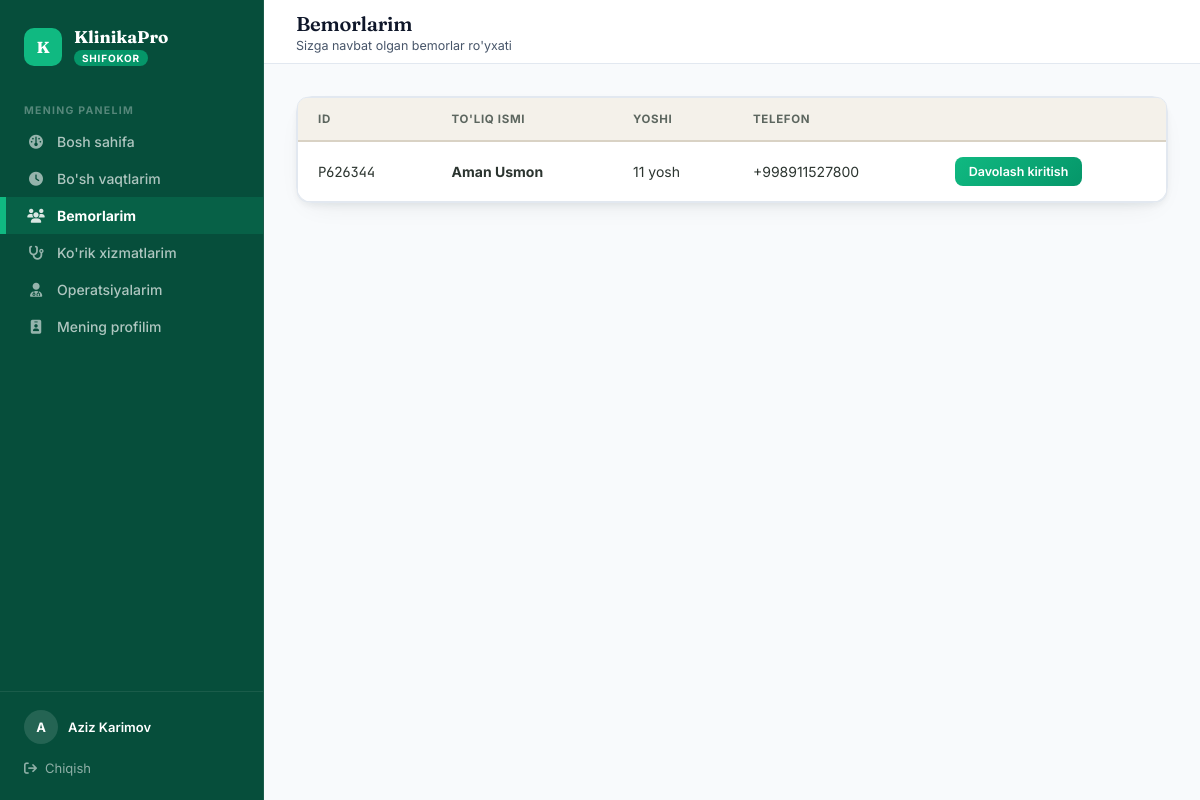
Screenshot of /doctors/panel/patients/ (signed in) with the database file from the repository.
### accounts/models.py (models this page shows, shortened)
class User(AbstractUser):
    ROLE_CHOICES = [
        ('admin', 'Administrator'),
        ('doctor', 'Shifokor'),
        ('patient', 'Bemor'),
    ]
    role = models.CharField(max_length=10, choices=ROLE_CHOICES, default='patient')
    phone = models.CharField(max_length=20, blank=True)

### patients/models.py (models this page shows, shortened)
class Patient(models.Model):
    GENDER_CHOICES = [('M', 'Erkak'), ('F', 'Ayol')]
    user = models.OneToOneField(settings.AUTH_USER_MODEL, on_delete=models.CASCADE, related_name='patient_profile')
    patient_id = models.CharField(max_length=20, unique=True, default=generate_patient_id, verbose_name="Bemor ID")
    first_name = models.CharField(max_length=100, verbose_name="Ism")
    last_name = models.CharField(max_length=100, verbose_name="Familiya")
    gender = models.CharField(max_length=1, choices=GENDER_CHOICES, verbose_name="Jinsi")
    birth_date = models.DateField(verbose_name="Tug'ilgan sana")
    phone = models.CharField(max_length=20, verbose_name="Telefon")
    address = models.TextField(blank=True, verbose_name="Manzil")
    blood_type = models.CharField(max_length=5, blank=True, verbose_name="Qon guruhi")
    allergies = models.TextField(blank=True, verbose_name="Allergiyalar")
    has_booked = models.BooleanField(default=False, verbose_name="Birinchi navbatni band qilganmi")
    registered_at = models.DateTimeField(auto_now_add=True)
    @property
    def full_name(self):
        return f"{self.last_name} {self.first_name}"
    @property
    def age(self):
        from datetime import date
        today = date.today()
        return today.year - self.birth_date.year - ((today.month, today.day) < (self.birth_date.month, self.birth_date.day))
    class Meta:
        verbose_name = "Bemor"
        verbose_name_plural = "Bemorlar"

### doctors/views.py (the view)
# urls.py: path('panel/patients/', views.doctor_patients, name='doctor_patients'),
@login_required
@role_required('doctor')
def doctor_patients(request):
    doctor = request.user.doctor_profile
    from patients.models import Patient
    patient_ids = doctor.appointments.values_list('patient_id', flat=True).distinct()
    patients = Patient.objects.filter(id__in=patient_ids)
    return render(request, 'doctors/patients.html', {'patients': patients, 'doctor': doctor})

### templates/doctors/patients.html (shortened to what this page needs)
{% extends "base.html" %}
{% block page_title %}Bemorlarim{% endblock %}
{% block page_sub %}<div class="sub">Sizga navbat olgan bemorlar ro'yxati</div>{% endblock %}
{% block content %}
<div class="panel">
  <div class="tbl-wrap">
    <table>
      <thead><tr><th>ID</th><th>To'liq ismi</th><th>Yoshi</th><th>Telefon</th><th></th></tr></thead>
      <tbody>
      {% for p in patients %}
      <tr>
        <td class="mono">{{ p.patient_id }}</td>
        <td><strong>{{ p.full_name }}</strong></td>
        <td>{{ p.age }} yosh</td>
        <td>{{ p.phone }}</td>
        <td><a href="{% url "treatment_create" p.pk %}" class="btn btn-primary btn-sm">Davolash kiritish</a></td>
      </tr>
      {% empty %}
      <tr><td colspan="5" class="empty-row"><i class="fa-solid fa-users"></i>Hali bemor yo'q</td></tr>
      {% endfor %}
      </tbody>
    </table>
  </div>
</div>
{% endblock %}

### templates/base.html (shortened to what this page needs)
<!DOCTYPE html>
<html lang="uz">
<head>
<link href="https://cdnjs.cloudflare.com/ajax/libs/font-awesome/6.4.0/css/all.min.css" rel="stylesheet">
</head>
<body>
{% if user.is_authenticated %}
<nav class="sidebar">
  <div class="sb-brand">
    <div class="sb-mark">K</div>
    <div>
      <div class="sb-name">KlinikaPro</div>
      <span class="sb-role-tag {{ user.role }}">{{ user.get_role_display }}</span>
    </div>
  </div>
  {% if user.role == 'admin' %}
  <div class="sb-section">Asosiy</div>
  <a href="{% url 'admin_dashboard' %}" class="sb-link {% if request.resolver_match.url_name == 'admin_dashboard' %}active{% endif %}"><i class="fa-solid fa-gauge"></i> Bosh sahifa</a>
  <div class="sb-section">Odamlar</div>
  <a href="{% url 'doctors' %}" class="sb-link {% if request.resolver_match.url_name == 'doctors' or request.resolver_match.url_name == 'doctor_add' or request.resolver_match.url_name == 'doctor_detail_admin' or request.resolver_match.url_name == 'doctor_credentials' %}active{% endif %}"><i class="fa-solid fa-user-doctor"></i> Shifokorlar</a>
  <a href="{% url 'doctor_services_admin' %}" class="sb-link {% if request.resolver_match.url_name == 'doctor_services_admin' %}active{% endif %}"><i class="fa-solid fa-stethoscope"></i> Shifokor xizmatlari</a>
  <a href="{% url 'patients' %}" class="sb-link {% if request.resolver_match.url_name == 'patients' or request.resolver_match.url_name == 'patient_detail_admin' %}active{% endif %}"><i class="fa-solid fa-users"></i> Bemorlar</a>
  <a href="{% url 'appointment_list_admin' %}" class="sb-link {% if request.resolver_match.url_name == 'appointment_list_admin' %}active{% endif %}"><i class="fa-solid fa-calendar-check"></i> Navbatlar</a>
  <div class="sb-section">Xonalar</div>
  <a href="{% url 'wards' %}" class="sb-link {% if request.resolver_match.url_name == 'wards' %}active{% endif %}"><i class="fa-solid fa-bed-pulse"></i> Palatalar (yotish)</a>
  <a href="{% url 'admissions' %}" class="sb-link {% if request.resolver_match.url_name == 'admissions' %}active{% endif %}"><i class="fa-solid fa-hospital-user"></i> Yotgan bemorlar</a>
  <a href="{% url 'cabinets' %}" class="sb-link {% if request.resolver_match.url_name == 'cabinets' %}active{% endif %}"><i class="fa-solid fa-door-open"></i> Kabinetlar (qabul)</a>
  <div class="sb-section">Moliya</div>
  <a href="{% url 'kassa' %}" class="sb-link {% if request.resolver_match.url_name == 'kassa' %}active{% endif %}"><i class="fa-solid fa-cash-register"></i> Kassa</a>
  <a href="{% url 'expenses' %}" class="sb-link {% if request.resolver_match.url_name == 'expenses' %}active{% endif %}"><i class="fa-solid fa-receipt"></i> Xarajatlar</a>
  <a href="{% url 'reports' %}" class="sb-link {% if request.resolver_match.url_name == 'reports' %}active{% endif %}"><i class="fa-solid fa-chart-bar"></i> Hisobotlar</a>
  <div class="sb-section">Dorixona</div>
  <a href="{% url 'medicines' %}" class="sb-link {% if request.resolver_match.url_name == 'medicines' %}active{% endif %}"><i class="fa-solid fa-pills"></i> Mahsulotlar</a>
  <a href="{% url 'medicine_income' %}" class="sb-link {% if request.resolver_match.url_name == 'medicine_income' %}active{% endif %}"><i class="fa-solid fa-truck-medical"></i> Kelishi</a>
  <div class="sb-section">Boshqa</div>
  <a href="{% url 'operations' %}" class="sb-link {% if request.resolver_match.url_name == 'operations' %}active{% endif %}"><i class="fa-solid fa-scalpel"></i> Operatsiyalar</a>
  <a href="{% url 'staff_list' %}" class="sb-link {% if 'staff' in request.resolver_match.url_name %}active{% endif %}"><i class="fa-solid fa-id-card-clip"></i> Hodimlar</a>
  {% elif user.role == 'doctor' %}
  <div class="sb-section">Mening panelim</div>
  <a href="{% url 'doctor_dashboard' %}" class="sb-link {% if request.resolver_match.url_name == 'doctor_dashboard' %}active{% endif %}"><i class="fa-solid fa-gauge"></i> Bosh sahifa</a>
  <a href="{% url 'availability_manage' %}" class="sb-link {% if request.resolver_match.url_name == 'availability_manage' %}active{% endif %}"><i class="fa-solid fa-clock"></i> Bo'sh vaqtlarim</a>
  <a href="{% url 'doctor_patients' %}" class="sb-link {% if request.resolver_match.url_name == 'doctor_patients' %}active{% endif %}"><i class="fa-solid fa-users"></i> Bemorlarim</a>
  <a href="{% url 'doctor_services' %}" class="sb-link {% if request.resolver_match.url_name == 'doctor_services' %}active{% endif %}"><i class="fa-solid fa-stethoscope"></i> Ko'rik xizmatlarim</a>
  <a href="{% url 'doctor_operations' %}" class="sb-link {% if request.resolver_match.url_name == 'doctor_operations' %}active{% endif %}"><i class="fa-solid fa-user-md"></i> Operatsiyalarim</a>
  <a href="{% url 'doctor_profile_edit' %}" class="sb-link {% if request.resolver_match.url_name == 'doctor_profile_edit' %}active{% endif %}"><i class="fa-solid fa-id-badge"></i> Mening profilim</a>
  {% endif %}
  <div class="sb-foot">
    <div class="sb-user">
      <div class="sb-avatar">{{ user.first_name|first|upper|default:user.username|first|upper }}</div>
      <div>
        <div class="sb-username">{{ user.first_name|default:user.username }} {{ user.last_name }}</div>
      </div>
    </div>
    <a href="{% url 'logout' %}" class="sb-logout"><i class="fa-solid fa-arrow-right-from-bracket"></i> Chiqish</a>
  </div>
</nav>
<div class="main">
  <header class="topbar">
    <div>
      <h1>{% block page_title %}{% endblock %}</h1>
      {% block page_sub %}{% endblock %}
    </div>
  </header>
  <div class="content">
    {% block content %}{% endblock %}
  </div>
</div>
{% else %}
{% block noauth %}{% endblock %}
{% endif %}
</body>
</html>

### rows the page displays
User: role "SHIFOKOR", first_name|first "A", first_name "Aziz", last_name "Karimov"
Patient: patient_id "P626344", full_name "Aman Usmon", age "11", phone "+998911527800"
